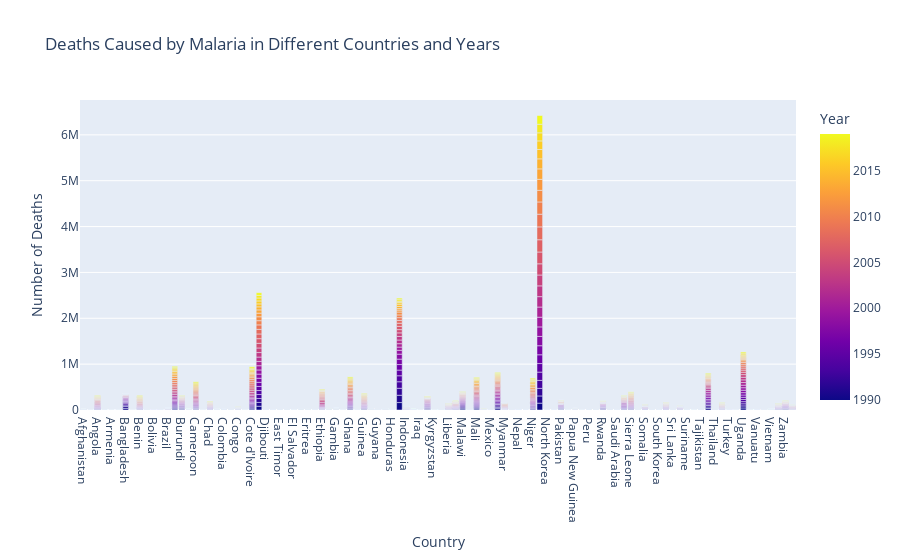

Here is the notebook cell this chart was saved with:
### Code cell
malaria_deaths = data[data['Malaria'] > 0]

fig = px.bar(malaria_deaths, x='Country', y='Malaria', color='Year',
             title='Deaths Caused by Malaria in Different Countries and Years',
             labels={'Country': 'Country', 'Malaria': 'Number of Deaths'})

fig.show()

### Figure 1 — Plotly figure (JSON) as saved in the notebook; plotly's stock layout.template omitted (floating-point values rounded to 4 significant figures; data arrays with more than 128 entries replaced by an {"elided": "..."} marker saying what was removed)
{"data": [{"alignmentgroup": "True", "hovertemplate": "Country=%{x}<br>Number of Deaths=%{y}<br>Year=%{marker.color}<extra></extra>", "legendgroup": "", "marker": {"color": {"elided": "2659 int values"}, "coloraxis": "coloraxis", "pattern": {"shape": ""}}, "name": "", "offsetgroup": "", "orientation": "v", "showlegend": false, "textposition": "auto", "type": "bar", "x": {"elided": "2659 str values"}, "xaxis": "x", "y": {"elided": "2659 int values"}, "yaxis": "y"}], "layout": {"barmode": "relative", "coloraxis": {"colorbar": {"title": {"text": "Year"}}, "colorscale": [[0, "#0d0887"], [0.1111, "#46039f"], [0.2222, "#7201a8"], [0.3333, "#9c179e"], [0.4444, "#bd3786"], [0.5556, "#d8576b"], [0.6667, "#ed7953"], [0.7778, "#fb9f3a"], [0.8889, "#fdca26"], [1, "#f0f921"]]}, "legend": {"tracegroupgap": 0}, "title": {"text": "Deaths Caused by Malaria in Different Countries and Years"}, "xaxis": {"anchor": "y", "domain": [0, 1], "title": {"text": "Country"}}, "yaxis": {"anchor": "x", "domain": [0, 1], "title": {"text": "Number of Deaths"}}}}
